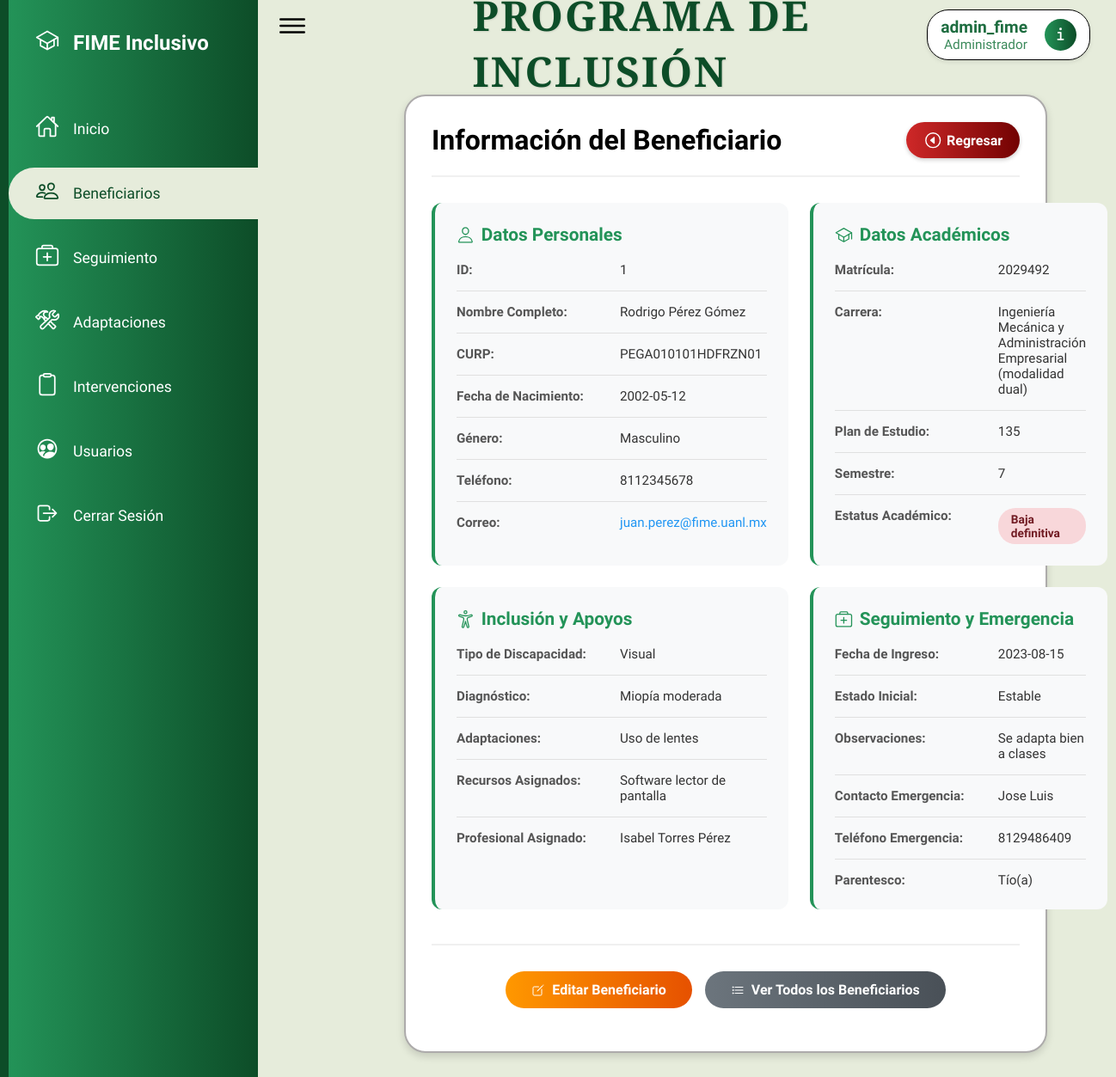
The page /modules/beneficiarios/ver_beneficiarios.php?id=1 (signed in) on the database its author committed.
### tables this page shows
CREATE TABLE `beneficiarios` (
  `id_beneficiario` int(11) NOT NULL,
  `nombre` varchar(100) NOT NULL,
  `apellido_paterno` varchar(100) NOT NULL,
  `apellido_materno` varchar(100) DEFAULT NULL,
  `curp` char(18) NOT NULL,
  `fecha_nacimiento` date NOT NULL,
  `genero` enum('Masculino','Femenino','Otro') NOT NULL,
  `telefono` varchar(15) DEFAULT NULL,
  `correo_institucional` varchar(100) DEFAULT NULL,
  `matricula` varchar(20) NOT NULL,
  `carrera` varchar(100) NOT NULL,
  `semestre` tinyint(4) NOT NULL CHECK (`semestre` between 1 and 12),
  `plan_de_estudio` smallint(6) NOT NULL,
  `estatus_academico` enum('Activo','Baja temporal','Egresado','Baja definitiva') NOT NULL,
  `tipo_discapacidad` varchar(100) DEFAULT NULL,
  `diagnostico` text DEFAULT NULL,
  `adaptaciones` text DEFAULT NULL,
  `recursos_asignados` text DEFAULT NULL,
  `profesional_asignado` int(11) DEFAULT NULL,
  `fecha_ingreso` date DEFAULT NULL,
  `estado_inicial` varchar(100) DEFAULT NULL,
  `observaciones_iniciales` text DEFAULT NULL,
  `nombre_emergencia` varchar(100) DEFAULT NULL,
  `telefono_emergencia` varchar(10) DEFAULT NULL,
  `parentesco_emergencia` varchar(50) DEFAULT NULL
);

### modules/beneficiarios/ver_beneficiarios.php (the view, shortened to what the rows shown need)
<?php
include '../../config/db.php';
$beneficiario = null;
if (isset($_GET['id']) && is_numeric($_GET['id'])) {
    $beneficiario_id = intval($_GET['id']);
    $query = "SELECT * FROM beneficiarios WHERE id_beneficiario = ?";
    if ($stmt = mysqli_prepare($conex, $query)) {
        mysqli_stmt_bind_param($stmt, "i", $beneficiario_id);
        mysqli_stmt_execute($stmt);
        $result = mysqli_stmt_get_result($stmt);
        $beneficiario = mysqli_fetch_assoc($result);
    }
}
$profesionales = [];
$query = "SELECT id_profesional, nombre, apellido_paterno, apellido_materno FROM profesionales WHERE estado = 'Activo'";
if (isset($conex)) {
    $result = mysqli_query($conex, $query);
    if ($result) {
        while ($row = mysqli_fetch_assoc($result)) {
            $nombre_completo = trim($row['nombre'] . ' ' . $row['apellido_paterno'] . ' ' . $row['apellido_materno']);
            $profesionales[] = [
                'id' => $row['id_profesional'],
                'nombre' => $nombre_completo
            ];
        }
    }
}
?>
<!DOCTYPE html>
<html lang="es">
<head>
    <link rel="stylesheet" href="../../assets/css/sidebar.css">
    <link rel="stylesheet" href="https://cdnjs.cloudflare.com/ajax/libs/font-awesome/5.15.4/css/all.min.css">
</head>
<body>
    <div class="main">
        <div class="topbar">
            <h2 class="page-title">PROGRAMA DE INCLUSIÓN</h2>
        </div>
        <div class="view-container">
            <div class="view-header">
                <?php
                $nombre_completo_beneficiario = trim(
                    $beneficiario['nombre'] . ' ' .
                        $beneficiario['apellido_paterno'] . ' ' .
                        ($beneficiario['apellido_materno'] ?? '')
                );
                ?>
                <h2 class="view-title">Información del Beneficiario</h2>
            </div>
            <div class="view-content">
                <div class="info-grid">
                    <div class="info-section">
                        <div class="info-row">
                            <span class="info-label">ID:</span>
                            <span class="info-value"><?php echo $beneficiario['id_beneficiario']; ?></span>
                        </div>
                        <div class="info-row">
                            <span class="info-label">Nombre Completo:</span>
                            <span class="info-value"><?php echo htmlspecialchars($nombre_completo_beneficiario); ?></span>
                        </div>
                        <div class="info-row">
                            <span class="info-label">CURP:</span>
                            <span class="info-value"><?php echo htmlspecialchars($beneficiario['curp'] ?? 'N/A'); ?></span>
                        </div>
                        <div class="info-row">
                            <span class="info-label">Fecha de Nacimiento:</span>
                            <span class="info-value"><?php echo htmlspecialchars($beneficiario['fecha_nacimiento'] ?? 'N/A'); ?></span>
                        </div>
                        <div class="info-row">
                            <span class="info-label">Género:</span>
                            <span class="info-value"><?php echo htmlspecialchars($beneficiario['genero'] ?? 'N/A'); ?></span>
                        </div>
                        <div class="info-row">
                            <span class="info-label">Teléfono:</span>
                            <span class="info-value"><?php echo htmlspecialchars($beneficiario['telefono'] ?? 'N/A'); ?></span>
                        </div>
                        <div class="info-row">
                            <span class="info-label">Correo:</span>
                            <a href="mailto:<?php echo $beneficiario['correo_institucional'] ?? ''; ?>" class="info-value email">
                                <?php echo htmlspecialchars($beneficiario['correo_institucional'] ?? 'N/A'); ?>
                            </a>
                        </div>
                    </div>
                    <div class="info-section">
                        <div class="info-row">
                            <span class="info-label">Matrícula:</span>
                            <span class="info-value"><?php echo htmlspecialchars($beneficiario['matricula'] ?? 'N/A'); ?></span>
                        </div>
                        <div class="info-row">
                            <span class="info-label">Carrera:</span>
                            <span class="info-value"><?php echo htmlspecialchars($beneficiario['carrera'] ?? 'N/A'); ?></span>
                        </div>
                        <div class="info-row">
                            <span class="info-label">Plan de Estudio:</span>
                            <span class="info-value"><?php echo htmlspecialchars($beneficiario['plan_de_estudio'] ?? 'N/A'); ?></span>
                        </div>
                        <div class="info-row">
                            <span class="info-label">Semestre:</span>
                            <span class="info-value"><?php echo htmlspecialchars($beneficiario['semestre'] ?? 'N/A'); ?></span>
                        </div>
                        <div class="info-row">
                            <span class="info-value">
                                <?php
                                $estatus = $beneficiario['estatus_academico'] ?? 'N/A';
                                $badge_class = 'activo';
                                if (in_array($estatus, ['Baja temporal', 'Baja definitiva'])) {
                                    $badge_class = 'baja';
                                } elseif ($estatus == 'Egresado') {
                                    $badge_class = 'egresado';
                                }
                                ?>
                                <span class="badge <?php echo $badge_class; ?>">
                                    <?php echo htmlspecialchars($estatus); ?>
                                </span>
                            </span>
                        </div>
                    </div>
                    <div class="info-section">
                        <div class="info-row">
                            <span class="info-label">Tipo de Discapacidad:</span>
                            <span class="info-value"><?php echo htmlspecialchars($beneficiario['tipo_discapacidad'] ?? 'N/A'); ?></span>
                        </div>
                        <div class="info-row">
                            <span class="info-label">Diagnóstico:</span>
                            <span class="info-value"><?php echo htmlspecialchars($beneficiario['diagnostico'] ?? 'N/A'); ?></span>
                        </div>
                        <div class="info-row">
                            <span class="info-label">Adaptaciones:</span>
                            <span class="info-value"><?php echo htmlspecialchars($beneficiario['adaptaciones'] ?? 'N/A'); ?></span>
                        </div>
                        <div class="info-row">
                            <span class="info-label">Recursos Asignados:</span>
                            <span class="info-value"><?php echo htmlspecialchars($beneficiario['recursos_asignados'] ?? 'N/A'); ?></span>
                        </div>
                        <div class="info-row">
                            <span class="info-label">Profesional Asignado:</span>
                            <span class="info-value">
                                <?php
                                $profesional_encontrado = array_search($beneficiario['profesional_asignado'], array_column($profesionales, 'id'));
                                echo $profesional_encontrado !== false ? htmlspecialchars($profesionales[$profesional_encontrado]['nombre']) : 'N/A';
                                ?>
                            </span>
                        </div>
                    </div>
                    <div class="info-section">
                        <div class="info-row">
                            <span class="info-label">Fecha de Ingreso:</span>
                            <span class="info-value"><?php echo htmlspecialchars($beneficiario['fecha_ingreso'] ?? 'N/A'); ?></span>
                        </div>
                        <div class="info-row">
                            <span class="info-label">Estado Inicial:</span>
                            <span class="info-value"><?php echo htmlspecialchars($beneficiario['estado_inicial'] ?? 'N/A'); ?></span>
                        </div>
                        <div class="info-row">
                            <span class="info-label">Observaciones:</span>
                            <span class="info-value"><?php echo htmlspecialchars($beneficiario['observaciones_iniciales'] ?? 'N/A'); ?></span>
                        </div>
                        <div class="info-row">
                            <span class="info-label">Contacto Emergencia:</span>
                            <span class="info-value"><?php echo htmlspecialchars($beneficiario['nombre_emergencia'] ?? 'N/A'); ?></span>
                        </div>
                        <div class="info-row">
                            <span class="info-label">Teléfono Emergencia:</span>
                            <span class="info-value"><?php echo htmlspecialchars($beneficiario['telefono_emergencia'] ?? 'N/A'); ?></span>
                        </div>
                        <div class="info-row">
                            <span class="info-label">Parentesco:</span>
                            <span class="info-value"><?php echo htmlspecialchars($beneficiario['parentesco_emergencia'] ?? 'N/A'); ?></span>
                        </div>
                    </div>
                </div>
            </div>
        </div>
    </div>
</body>
</html>

### rows shown on the page
beneficiarios: id_beneficiario "1", nombre_completo_beneficiario "Rodrigo Pérez Gómez", curp "PEGA010101HDFRZN01", fecha_nacimiento "2002-05-12", genero "Masculino", telefono "8112345678", correo_institucional "juan.perez@fime.uanl.mx", matricula "2029492", carrera "Ingeniería Mecánica y Administración Empresarial (modalidad dual)", plan_de_estudio "135", semestre "7", estatus_academico "Baja definitiva", tipo_discapacidad "Visual", diagnostico "Miopía moderada", adaptaciones "Uso de lentes", recursos_asignados "Software lector de pantalla", profesional_asignado "Isabel Torres Pérez", fecha_ingreso "2023-08-15", estado_inicial "Estable", observaciones_iniciales "Se adapta bien a clases", nombre_emergencia "Jose Luis", telefono_emergencia "8129486409", parentesco_emergencia "Tío(a)"

### other values the page prints
$user "admin_fime"
$_SESSION['rol'] "Administrador"
